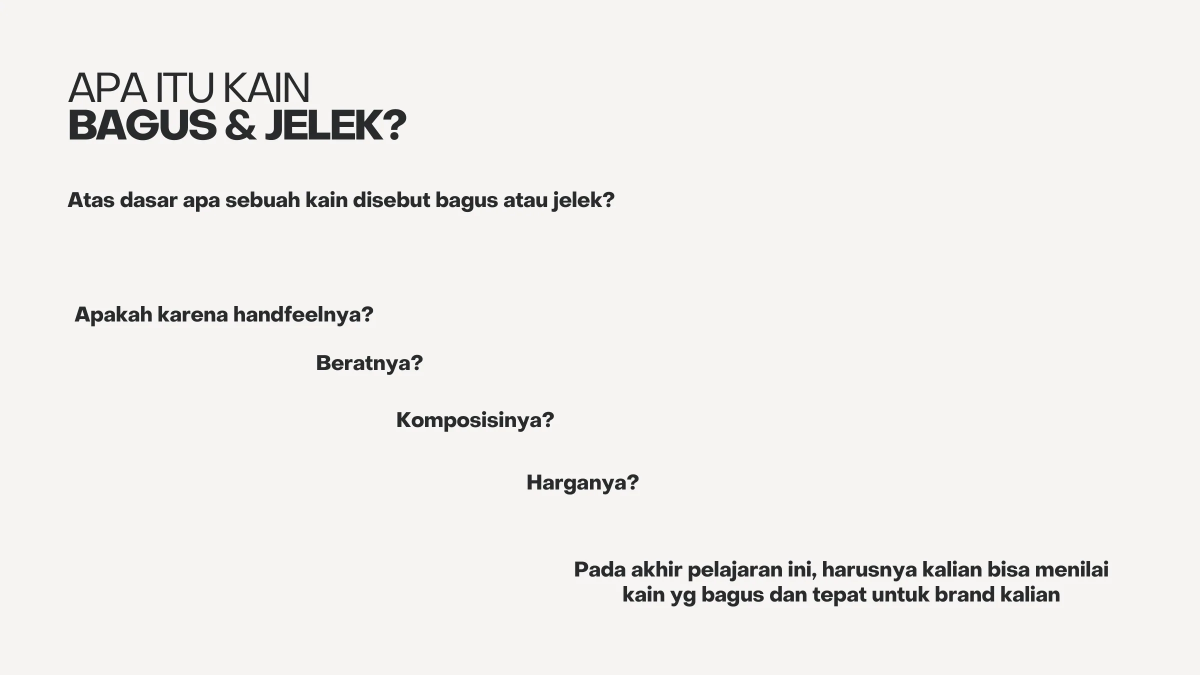
#> input picture slides/03.webp, 2400 x 1350 px (shown at 1/2 size); its folder holds 4 pictures in this run
$ python build_steps.py
#> lines starting #> are read from the running program, lines starting #| are printed output that depends on the picture
#!/usr/bin/env python3
"""Animasi muncul satu-satu di deck web Fabric Class · 12 Nov 2026 (sesuai briefing video Ci Iren).

Briefing (sumber/briefing-video-12nov-transkrip.txt): slide 3 & 30 pertanyaan satu-satu lalu kalimat akhir,
slide 4 alur Benang > Tenunan > Kain > Baju lalu "Pembahasan", slide 15 kotak kanan dikeluarin,
slide 31 & 32 satu-satu dari atas, slide 33 kiri dulu lalu poin kanan satu-satu. Slide lain langsung.
Posisi dari teks PDF materi (koordinat 0..1). Garis + titik timeline dibiarin kelihatan, teksnya yang muncul.
Bikin: slides/NNb.webp (gambar dasar, bagian yang dianimasi dikosongin pakai warna latar) + steps.json + steps.js (dibaca index.html).
Jalankan: python3 build_steps.py   (habis build_slides.py kalau PDF berubah)
"""
import json
from pathlib import Path

import numpy as np
from PIL import Image, ImageDraw

D = Path(__file__).parent
P = 0.006   # padding

STEPS = {
    # 13 Nov: PDF materi jadi 35 halaman. Halaman 3 & 4 BARU di depan (isi slide 33 lama dipecah dua:
    # hal 3 = daftar peran SJA, hal 4 = MITTE 2026). Sisanya geser +2 (slide lama 3 jadi 5, dst),
    # kecuali Thank you yang sekarang hal 35.
    # hal 3 (dulu sisi kanan slide 33): peran SJA muncul satu-satu
    3: [[(0.651, 0.095, 0.893, 0.210)], [(0.651, 0.324, 0.888, 0.511)],
        [(0.651, 0.553, 0.869, 0.675)], [(0.651, 0.784, 0.903, 0.938)]],
    # hal 5 (dulu slide 3) · koordinat diambil ulang dari teks PDF 13 Nov, barisnya geser
    5: [[(0.056, 0.404, 0.310, 0.435)], [(0.263, 0.525, 0.353, 0.555)], [(0.330, 0.609, 0.462, 0.640)],
        [(0.439, 0.701, 0.533, 0.732)], [(0.478, 0.830, 0.924, 0.898)]],
    # hal 6 (dulu slide 4): dari ATAS ke bawah, Benang > Tenunan > Kain > Baju, Pembahasan paling akhir
    # (Nadhir 13 Nov balikin lagi ke atas-ke-bawah; 12 Nov sempat dibalik jadi bawah-ke-atas)
    6: [[(0.290, 0.226, 0.485, 0.318)], [(0.290, 0.432, 0.495, 0.524)], [(0.290, 0.638, 0.443, 0.732)],
        [(0.290, 0.846, 0.489, 0.940)], [(0.625, 0.528, 0.958, 0.910)]],
    # hal 17 (dulu slide 15)
    17: [[(0.576, 0.172, 0.950, 0.966)]],
    # hal 32 (dulu slide 30) · koordinat diambil ulang dari teks PDF 13 Nov
    32: [[(0.062, 0.432, 0.316, 0.463)], [(0.263, 0.525, 0.353, 0.555)], [(0.330, 0.609, 0.462, 0.640)],
         [(0.439, 0.701, 0.533, 0.732)], [(0.475, 0.830, 0.927, 0.898)]],
    # hal 33 (dulu slide 31)
    33: [[(0.056, 0.315, 0.321, 0.346)], [(0.278, 0.396, 0.668, 0.427)], [(0.118, 0.478, 0.417, 0.509)],
         [(0.331, 0.565, 0.569, 0.596)], [(0.119, 0.654, 0.913, 0.684)], [(0.475, 0.830, 0.927, 0.898)]],
    # hal 34 (dulu slide 32)
    34: [[(0.056, 0.315, 0.362, 0.346)], [(0.278, 0.396, 0.594, 0.427)], [(0.118, 0.478, 0.524, 0.509)],
         [(0.331, 0.565, 0.651, 0.596)], [(0.278, 0.652, 0.769, 0.683)], [(0.411, 0.689, 0.647, 0.720)],
         [(0.084, 0.794, 0.916, 0.912)]],
}


def pad(r):
    x0, y0, x1, y1 = r
    return (max(0, x0 - P), max(0, y0 - P), min(1, x1 + P), min(1, y1 + P))


def main():
    out = {}
    for n, steps in STEPS.items():
        src = D / "slides" / f"{n:02d}.webp"
        im = Image.open(src).convert("RGB")
#> im is the input picture: PIL image 2400x1350 RGB; mean R, G, B 240.1, 238.2, 236.3
        W, H = im.size
#> W = 2400; H = 1350
        a = np.array(im)
        base = im.copy()
        dr = ImageDraw.Draw(base)
        js = []
        for st in steps:
            rs = []
            for r in st:
                x0, y0, x1, y1 = pad(r)
                X0, Y0, X1, Y1 = int(x0 * W), int(y0 * H), int(x1 * W), int(y1 * H)
                # warna latar = median pinggiran kotak (di luar teks)
                ring = np.concatenate([a[max(0, Y0 - 3):Y0, X0:X1].reshape(-1, 3), a[Y1:Y1 + 3, X0:X1].reshape(-1, 3)])
                col = tuple(int(v) for v in np.median(ring, axis=0)) if len(ring) else (245, 244, 241)
                dr.rectangle([X0, Y0, X1, Y1], fill=col)
                rs.append([round(x0, 4), round(y0, 4), round(x1 - x0, 4), round(y1 - y0, 4)])
            js.append(rs)
#> after the loop, js = [[[0.645, 0.089, 0.254, 0.127]], [[0.645, 0.318, 0.249, 0.199]], [[0.645, 0.547, 0.23, 0.134]], [[0.645, 0.778, 0.264, 0.166]]]
        base.save(D / "slides" / f"{n:02d}b.webp", "WEBP", quality=82, method=5)
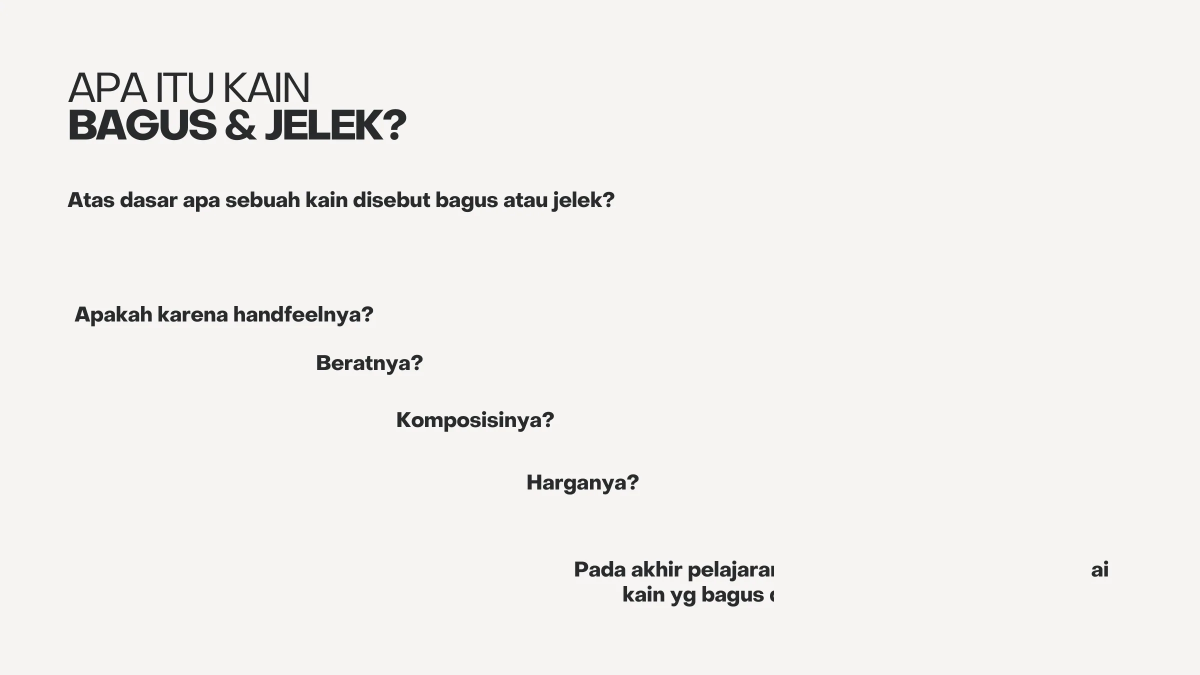
#> saved as 03b.webp: PIL image 2400x1350 RGB (shown at 1/2 size); mean R, G, B 241.1, 239.2, 237.3
        out[n] = js
    (D / "steps.json").write_text(json.dumps(out))
    (D / "steps.js").write_text("// dibikin build_steps.py: {nomor slide: [langkah: [[x,y,w,h], ...]]}\nwindow.STEPS = " + json.dumps(out) + ";\n")
    print({k: len(v) for k, v in out.items()})


if __name__ == "__main__":
#> (the run stopped early here; a loop or call above may not have finished)
